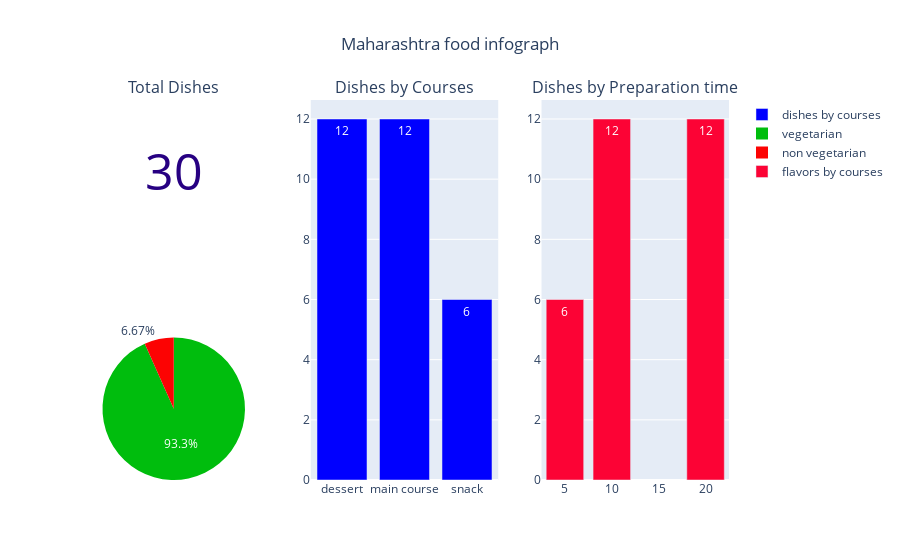

The notebook cell this image was saved under:
### Code cell
state_infograph('Maharashtra', 'Maharashtra food infograph')

### Figure 1 — Plotly figure (JSON) as saved in the notebook; plotly's stock layout.template omitted (floating-point values rounded to 4 significant figures)
{"data": [{"domain": {"x": [0, 0.2889], "y": [0.625, 1]}, "mode": "number", "number": {"font": {"color": "#270082", "size": 50}}, "type": "indicator", "value": 30}, {"marker": {"color": "blue"}, "name": "dishes by courses", "text": [12, 12, 6], "textposition": "auto", "type": "bar", "x": ["dessert", "main course", "snack"], "xaxis": "x", "y": [12, 12, 6], "yaxis": "y"}, {"domain": {"x": [0, 0.2889], "y": [0, 0.375]}, "labels": ["vegetarian", "non vegetarian"], "marker": {"colors": ["#00bd0d", "#fc0303"]}, "textinfo": "percent", "type": "pie", "values": [28, 2]}, {"marker": {"color": "#fc0335"}, "name": "flavors by courses", "text": [12, 12, 6], "textposition": "auto", "type": "bar", "x": [10, 20, 5, 70, 15, 25, 60, 30], "xaxis": "x2", "y": [12, 12, 6], "yaxis": "y2"}], "layout": {"annotations": [{"font": {"size": 16}, "showarrow": false, "text": "Total Dishes", "x": 0.1444, "xanchor": "center", "xref": "paper", "y": 1, "yanchor": "bottom", "yref": "paper"}, {"font": {"size": 16}, "showarrow": false, "text": "Dishes by Courses", "x": 0.5, "xanchor": "center", "xref": "paper", "y": 1, "yanchor": "bottom", "yref": "paper"}, {"font": {"size": 16}, "showarrow": false, "text": "Dishes by Preparation time", "x": 0.8556, "xanchor": "center", "xref": "paper", "y": 1, "yanchor": "bottom", "yref": "paper"}], "title": {"text": "Maharashtra food infograph", "x": 0.5}, "xaxis": {"anchor": "y", "domain": [0.3556, 0.6444]}, "xaxis2": {"anchor": "y2", "domain": [0.7111, 1]}, "yaxis": {"anchor": "x", "domain": [0, 1]}, "yaxis2": {"anchor": "x2", "domain": [0, 1]}}}
